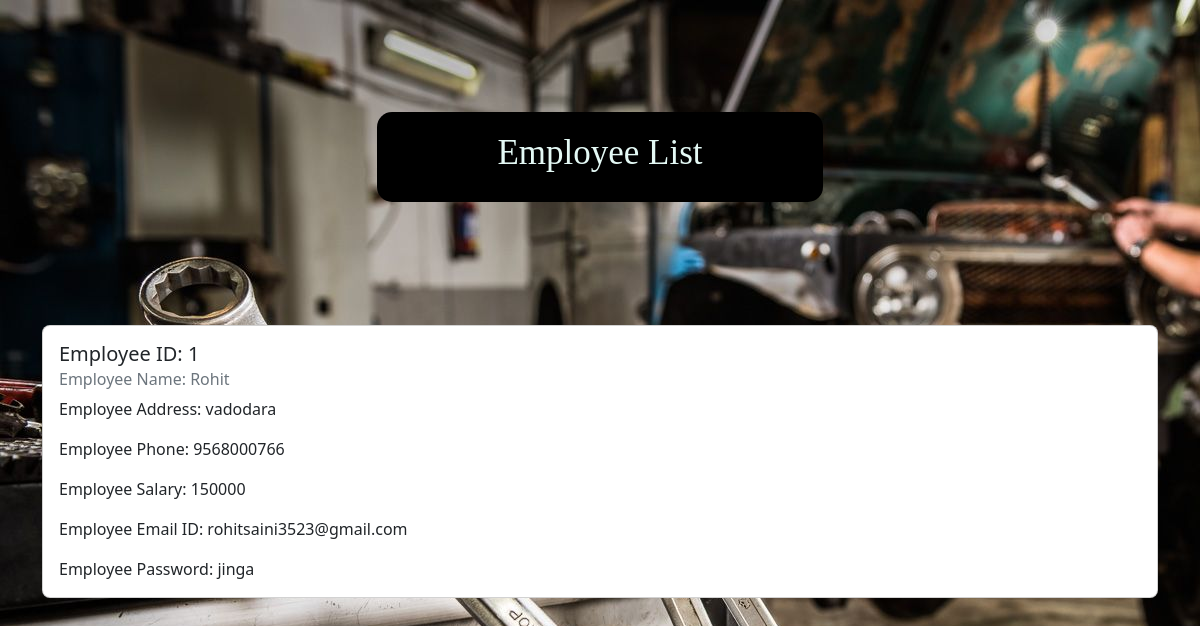
The app's page /view_all_employee.php with its own data.
### tables this page shows
CREATE TABLE `employee` (
  `emp_id` int(11) NOT NULL,
  `emp_name` varchar(20) DEFAULT NULL,
  `emp_address` varchar(50) DEFAULT NULL,
  `emp_phone` varchar(20) DEFAULT NULL,
  `emp_salary` int(11) DEFAULT NULL,
  `emp_emailid` varchar(50) DEFAULT NULL,
  `emp_password` varchar(20) DEFAULT NULL
);

### view_all_employee.php (the view, shortened to what this page needs)
<!DOCTYPE html>
<html lang="en">
<head>
    <link rel="stylesheet" href="https://cdn.jsdelivr.net/npm/bootstrap@5.2.0/dist/css/bootstrap.min.css">
    <link rel="stylesheet" href="style.css">
</head>
<body>
    <center>
        <div class="container">
            <div class="homepage">
            <h1 class="head">Employee List</h1>
            </div>
        </div>
    </center>
    <?php
    $conn = new MySQLi('localhost', 'root', '', 'vehicle_service_center');
    $query = "select * from employee;";
    $res = $conn->query($query);
    while ($row = $res->fetch_assoc()) {
        $emp_id = $row['emp_id'];
        $emp_name = $row['emp_name'];
        $emp_address = $row['emp_address'];
        $emp_phone = $row['emp_phone'];
        $emp_salary = $row['emp_salary'];
        $emp_emailid = $row['emp_emailid'];
        $emp_password = $row['emp_password'];
        echo "<div class='container' style ='padding:1%;'>";
        echo "<div class='row'>";
        echo "<div class='col-md-12'>";
        echo "<div class='card'>";
        echo "<div class='card-body'>";
        echo "<h5 class='card-title'>Employee ID: $emp_id</h5>";
        echo "<h6 class='card-subtitle mb-2 text-muted'>Employee Name: $emp_name</h6>";
        echo "<p class='card-text'>Employee Address: $emp_address</p>";
        echo "<p class='card-text'>Employee Phone: $emp_phone</p>";
        echo "<p class='card-text'>Employee Salary: $emp_salary</p>";
        echo "<p class='card-text'>Employee Email ID: $emp_emailid</p>";
        echo "<p class='card-text'>Employee Password: $emp_password</p>";
        echo "</div>";
        echo "</div>";
        echo "</div>";
        echo "</div>";
        echo "</div>";
    }
    ?>
</body>
</html>

### style.css (style rules this page uses)
body { background-image: url("images/bgimage.jpg"); }
.homepage { border-radius: 15px; text-align: center; background-color: black; margin: 10% 30%; padding: 20px; }
.head { color: #E4F9F5; font-size: 35px; font-weight: 400; font-family: 'Times New Roman', Times, serif; font-style: normal; }
.card { border-radius: .5rem; }

### records on screen
employee: emp_id "1", emp_name "Rohit", emp_address "vadodara", emp_phone "9568000766", emp_salary "150000", emp_emailid "rohitsaini3523@gmail.com", emp_password "jinga"
